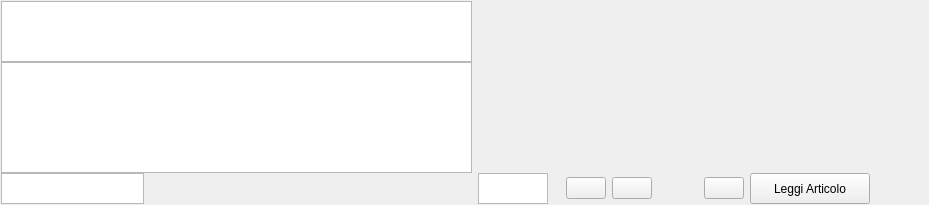
             <widget class="QWidget" name="TabPrincipale">
              <attribute name="title">
               <string>Informazioni Articolo</string>
              </attribute>
              <layout class="QGridLayout" name="gridLayout_9">
               <property name="horizontalSpacing">
                <number>-1</number>
               </property>
               <property name="verticalSpacing">
                <number>0</number>
               </property>
               <property name="margin">
                <number>1</number>
               </property>
               <item row="0" column="0" colspan="12">
                <widget class="QTextBrowser" name="MostraTitolo">
                 <property name="minimumSize">
                  <size>
                   <width>471</width>
                   <height>61</height>
                  </size>
                 </property>
                 <property name="maximumSize">
                  <size>
                   <width>471</width>
                   <height>61</height>
                  </size>
                 </property>
                </widget>
               </item>
               <item row="1" column="0">
                <widget class="QTextBrowser" name="MostraAbstract">
                 <property name="minimumSize">
                  <size>
                   <width>471</width>
                   <height>100</height>
                  </size>
                 </property>
                 <property name="maximumSize">
                  <size>
                   <width>471</width>
                   <height>111</height>
                  </size>
                 </property>
                </widget>
               </item>
               <item row="4" column="1">
                <widget class="QTextBrowser" name="MostraNumero">
                 <property name="minimumSize">
                  <size>
                   <width>70</width>
                   <height>31</height>
                  </size>
                 </property>
                 <property name="maximumSize">
                  <size>
                   <width>70</width>
                   <height>31</height>
                  </size>
                 </property>
                </widget>
               </item>
               <item row="4" column="0">
                <widget class="QTextBrowser" name="MostraData">
                 <property name="minimumSize">
                  <size>
                   <width>100</width>
                   <height>31</height>
                  </size>
                 </property>
                 <property name="maximumSize">
                  <size>
                   <width>143</width>
                   <height>31</height>
                  </size>
                 </property>
                </widget>
               </item>
               <item row="4" column="7">
                <widget class="QPushButton" name="PreviewArticolo_2">
                 <property name="minimumSize">
                  <size>
                   <width>40</width>
                   <height>0</height>
                  </size>
                 </property>
                 <property name="toolTip">
                  <string>Mostra L'anteprima
dell'articolo</string>
                 </property>
                 <property name="text">
                  <string/>
                 </property>
                 <property name="icon">
                  <iconset resource="crystal.qrc">
                   <normaloff>:/icons/crystal/contents-256.png</normaloff>:/icons/crystal/contents-256.png</iconset>
                 </property>
                 <property name="iconSize">
                  <size>
                   <width>20</width>
                   <height>20</height>
                  </size>
                 </property>
                </widget>
               </item>
               <item row="4" column="4">
                <widget class="QPushButton" name="pushButton">
                 <property name="toolTip">
                  <string>Mostra la rivista
contenete questo 
articolo.</string>
                 </property>
                 <property name="text">
                  <string/>
                 </property>
                 <property name="icon">
                  <iconset resource="crystal.qrc">
                   <normaloff>:/icons/crystal/1rightarrow-256.png</normaloff>:/icons/crystal/1rightarrow-256.png</iconset>
                 </property>
                </widget>
               </item>
               <item row="4" column="6">
                <spacer name="horizontalSpacer_10">
                 <property name="orientation">
                  <enum>Qt::Horizontal</enum>
                 </property>
                 <property name="sizeHint" stdset="0">
                  <size>
                   <width>40</width>
                   <height>20</height>
                  </size>
                 </property>
                </spacer>
               </item>
               <item row="4" column="8">
                <widget class="QPushButton" name="ApriPDF_A">
                 <property name="minimumSize">
                  <size>
                   <width>120</width>
                   <height>31</height>
                  </size>
                 </property>
                 <property name="text">
                  <string>Leggi Articolo</string>
                 </property>
                 <property name="icon">
                  <iconset resource="crystal.qrc">
                   <normaloff>:/icons/crystal/pdficon.png</normaloff>:/icons/crystal/pdficon.png</iconset>
                 </property>
                </widget>
               </item>
               <item row="4" column="11">
                <spacer name="horizontalSpacer_11">
                 <property name="orientation">
                  <enum>Qt::Horizontal</enum>
                 </property>
                 <property name="sizeHint" stdset="0">
                  <size>
                   <width>40</width>
                   <height>20</height>
                  </size>
                 </property>
                </spacer>
               </item>
               <item row="3" column="5" rowspan="2">
                <widget class="QPushButton" name="addFavoriti">
                 <property name="toolTip">
                  <string>Aggiungi ai Preferiti.</string>
                 </property>
                 <property name="text">
                  <string/>
                 </property>
                 <property name="icon">
                  <iconset resource="crystal.qrc">
                   <normaloff>:/icons/crystal/bookmark_add-256.png</normaloff>:/icons/crystal/bookmark_add-256.png</iconset>
                 </property>
                </widget>
               </item>
              </layout>
             </widget>
